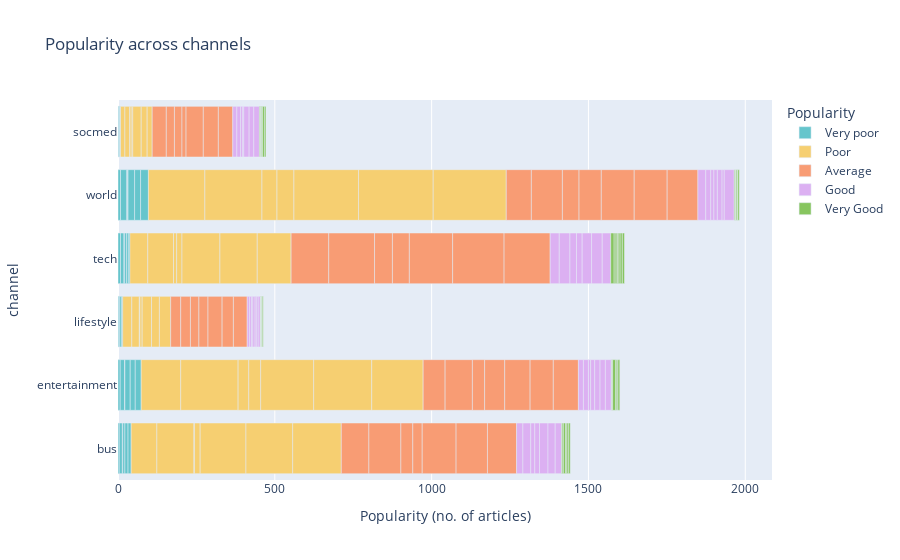

Notebook source saved alongside this figure:
### Code cell
fig2 = px.bar(data, x = "shares", y = "channel", color = "Popularity", orientation = "h",
             labels = {
                 "shares": "Popularity (no. of articles)",
                 "weekday": "Channel"
             },
             title = "Popularity across channels",
             color_discrete_sequence=px.colors.qualitative.Pastel,
             category_orders = {
                 "Popularity": ["Very poor", "Poor", "Average", "Good", "Very Good"]
             })

fig2.show()

### Figure 1 — Plotly figure (JSON) as saved in the notebook; plotly's stock layout.template omitted (floating-point values rounded to 4 significant figures)
{"data": [{"alignmentgroup": "True", "hovertemplate": "Popularity=Very poor<br>Popularity (no. of articles)=%{x}<br>channel=%{y}<extra></extra>", "legendgroup": "Very poor", "marker": {"color": "rgb(102, 197, 204)"}, "name": "Very poor", "offsetgroup": "Very poor", "orientation": "h", "showlegend": true, "textposition": "auto", "type": "bar", "x": [4, 7, 3, 8, 8, 10, 14, 3, 3, 11, 20, 1, 1, 2, 3, 1, 7, 17, 6, 1, 6, 21, 10, 16, 2, 6, 19, 10, 19, 3, 2, 5, 25], "xaxis": "x", "y": ["bus", "entertainment", "lifestyle", "tech", "world", "bus", "entertainment", "lifestyle", "socmed", "tech", "world", "bus", "entertainment", "tech", "world", "world", "bus", "entertainment", "lifestyle", "socmed", "tech", "world", "bus", "entertainment", "socmed", "tech", "world", "bus", "entertainment", "lifestyle", "socmed", "tech", "world"], "yaxis": "y"}, {"alignmentgroup": "True", "hovertemplate": "Popularity=Poor<br>Popularity (no. of articles)=%{x}<br>channel=%{y}<extra></extra>", "legendgroup": "Poor", "marker": {"color": "rgb(246, 207, 113)"}, "name": "Poor", "offsetgroup": "Poor", "orientation": "h", "showlegend": true, "textposition": "auto", "type": "bar", "x": [82, 126, 29, 14, 57, 180, 118, 183, 24, 15, 82, 182, 2, 34, 2, 5, 10, 48, 18, 38, 7, 5, 17, 54, 146, 169, 30, 27, 121, 206, 149, 185, 25, 19, 119, 238, 155, 164, 36, 16, 108, 233], "xaxis": "x", "y": ["bus", "entertainment", "lifestyle", "socmed", "tech", "world", "bus", "entertainment", "lifestyle", "socmed", "tech", "world", "bus", "entertainment", "lifestyle", "socmed", "tech", "world", "bus", "entertainment", "lifestyle", "socmed", "tech", "world", "bus", "entertainment", "lifestyle", "socmed", "tech", "world", "bus", "entertainment", "lifestyle", "socmed", "tech", "world", "bus", "entertainment", "lifestyle", "socmed", "tech", "world"], "yaxis": "y"}, {"alignmentgroup": "True", "hovertemplate": "Popularity=Average<br>Popularity (no. of articles)=%{x}<br>channel=%{y}<extra></extra>", "legendgroup": "Average", "marker": {"color": "rgb(248, 156, 116)"}, "name": "Average", "offsetgroup": "Average", "orientation": "h", "showlegend": true, "textposition": "auto", "type": "bar", "x": [88, 70, 32, 45, 120, 80, 102, 87, 31, 26, 146, 99, 38, 39, 27, 24, 57, 53, 30, 64, 29, 13, 54, 71, 108, 81, 45, 55, 138, 105, 100, 74, 36, 48, 164, 105, 93, 80, 44, 46, 147, 98], "xaxis": "x", "y": ["bus", "entertainment", "lifestyle", "socmed", "tech", "world", "bus", "entertainment", "lifestyle", "socmed", "tech", "world", "bus", "entertainment", "lifestyle", "socmed", "tech", "world", "bus", "entertainment", "lifestyle", "socmed", "tech", "world", "bus", "entertainment", "lifestyle", "socmed", "tech", "world", "bus", "entertainment", "lifestyle", "socmed", "tech", "world", "bus", "entertainment", "lifestyle", "socmed", "tech", "world"], "yaxis": "y"}, {"alignmentgroup": "True", "hovertemplate": "Popularity=Good<br>Popularity (no. of articles)=%{x}<br>channel=%{y}<extra></extra>", "legendgroup": "Good", "marker": {"color": "rgb(220, 176, 242)"}, "name": "Good", "offsetgroup": "Good", "orientation": "h", "showlegend": true, "textposition": "auto", "type": "bar", "x": [20, 16, 8, 13, 29, 25, 25, 16, 6, 12, 34, 16, 13, 7, 4, 7, 21, 10, 15, 13, 7, 3, 18, 11, 27, 17, 4, 17, 30, 15, 23, 17, 6, 15, 34, 7, 20, 19, 7, 18, 27, 32], "xaxis": "x", "y": ["bus", "entertainment", "lifestyle", "socmed", "tech", "world", "bus", "entertainment", "lifestyle", "socmed", "tech", "world", "bus", "entertainment", "lifestyle", "socmed", "tech", "world", "bus", "entertainment", "lifestyle", "socmed", "tech", "world", "bus", "entertainment", "lifestyle", "socmed", "tech", "world", "bus", "entertainment", "lifestyle", "socmed", "tech", "world", "bus", "entertainment", "lifestyle", "socmed", "tech", "world"], "yaxis": "y"}, {"alignmentgroup": "True", "hovertemplate": "Popularity=Very Good<br>Popularity (no. of articles)=%{x}<br>channel=%{y}<extra></extra>", "legendgroup": "Very Good", "marker": {"color": "rgb(135, 197, 95)"}, "name": "Very Good", "offsetgroup": "Very Good", "orientation": "h", "showlegend": true, "textposition": "auto", "type": "bar", "x": [2, 2, 1, 11, 3, 4, 1, 1, 3, 6, 2, 1, 2, 4, 1, 7, 10, 1, 2, 3, 4, 4, 2, 3, 6, 4, 5, 3, 1, 7, 7, 1, 6, 6, 3, 4, 7, 5], "xaxis": "x", "y": ["bus", "entertainment", "lifestyle", "tech", "world", "bus", "entertainment", "lifestyle", "socmed", "tech", "world", "entertainment", "socmed", "tech", "world", "bus", "entertainment", "lifestyle", "socmed", "tech", "bus", "entertainment", "lifestyle", "socmed", "tech", "world", "bus", "entertainment", "lifestyle", "socmed", "tech", "world", "bus", "entertainment", "lifestyle", "socmed", "tech", "world"], "yaxis": "y"}], "layout": {"barmode": "relative", "legend": {"title": {"text": "Popularity"}, "tracegroupgap": 0}, "title": {"text": "Popularity across channels"}, "xaxis": {"anchor": "y", "domain": [0, 1], "title": {"text": "Popularity (no. of articles)"}}, "yaxis": {"anchor": "x", "domain": [0, 1], "title": {"text": "channel"}}}}
